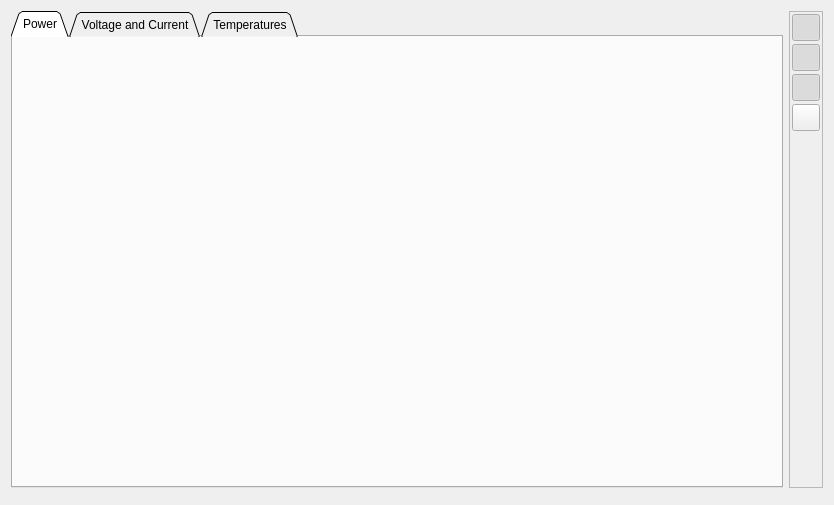
<?xml version="1.0" encoding="UTF-8"?>
<ui version="4.0">
 <class>PageRtData</class>
 <widget class="QWidget" name="PageRtData">
  <property name="geometry">
   <rect>
    <x>0</x>
    <y>0</y>
    <width>834</width>
    <height>505</height>
   </rect>
  </property>
  <property name="windowTitle">
   <string>Form</string>
  </property>
  <layout class="QVBoxLayout" name="verticalLayout_6">
   <item>
    <layout class="QHBoxLayout" name="horizontalLayout">
     <item>
      <widget class="QTabWidget" name="tabWidget">
       <property name="enabled">
        <bool>true</bool>
       </property>
       <property name="accessibleName">
        <string/>
       </property>
       <property name="tabPosition">
        <enum>QTabWidget::North</enum>
       </property>
       <property name="tabShape">
        <enum>QTabWidget::Triangular</enum>
       </property>
       <property name="currentIndex">
        <number>0</number>
       </property>
       <widget class="QWidget" name="Power">
        <attribute name="title">
         <string>Power</string>
        </attribute>
        <layout class="QVBoxLayout" name="verticalLayout_5">
         <item>
          <widget class="QCustomPlot" name="PowerGraph" native="true"/>
         </item>
        </layout>
       </widget>
       <widget class="QWidget" name="IV">
        <attribute name="title">
         <string>Voltage and Current</string>
        </attribute>
        <layout class="QVBoxLayout" name="verticalLayout_7">
         <item>
          <widget class="QCustomPlot" name="IVGraph" native="true"/>
         </item>
        </layout>
       </widget>
       <widget class="QWidget" name="Temperature">
        <attribute name="title">
         <string>Temperatures</string>
        </attribute>
        <layout class="QVBoxLayout" name="verticalLayout_4">
         <item>
          <widget class="QCustomPlot" name="TemperatureGraph" native="true"/>
         </item>
        </layout>
       </widget>
      </widget>
     </item>
     <item>
      <widget class="QFrame" name="buttonFrame">
       <property name="sizePolicy">
        <sizepolicy hsizetype="Fixed" vsizetype="Preferred">
         <horstretch>0</horstretch>
         <verstretch>0</verstretch>
        </sizepolicy>
       </property>
       <property name="frameShape">
        <enum>QFrame::StyledPanel</enum>
       </property>
       <property name="frameShadow">
        <enum>QFrame::Plain</enum>
       </property>
       <layout class="QVBoxLayout" name="verticalLayout">
        <property name="spacing">
         <number>3</number>
        </property>
        <property name="leftMargin">
         <number>2</number>
        </property>
        <property name="topMargin">
         <number>2</number>
        </property>
        <property name="rightMargin">
         <number>2</number>
        </property>
        <property name="bottomMargin">
         <number>2</number>
        </property>
        <item>
         <widget class="QToolButton" name="autoscaleButton">
          <property name="sizePolicy">
           <sizepolicy hsizetype="Fixed" vsizetype="Fixed">
            <horstretch>0</horstretch>
            <verstretch>0</verstretch>
           </sizepolicy>
          </property>
          <property name="font">
           <font>
            <pointsize>3</pointsize>
           </font>
          </property>
          <property name="toolTip">
           <string>Autoscale plots with incoming samples</string>
          </property>
          <property name="text">
           <string/>
          </property>
          <property name="icon">
           <iconset resource="../res.qrc">
            <normaloff>:/res/icons/size_off.png</normaloff>
            <normalon>:/res/icons/size_on.png</normalon>:/res/icons/size_off.png</iconset>
          </property>
          <property name="iconSize">
           <size>
            <width>20</width>
            <height>20</height>
           </size>
          </property>
          <property name="checkable">
           <bool>true</bool>
          </property>
          <property name="checked">
           <bool>true</bool>
          </property>
         </widget>
        </item>
        <item>
         <widget class="QToolButton" name="zoomHButton">
          <property name="sizePolicy">
           <sizepolicy hsizetype="Fixed" vsizetype="Fixed">
            <horstretch>0</horstretch>
            <verstretch>0</verstretch>
           </sizepolicy>
          </property>
          <property name="font">
           <font>
            <pointsize>3</pointsize>
           </font>
          </property>
          <property name="toolTip">
           <string>Enable horizontal zoom</string>
          </property>
          <property name="text">
           <string/>
          </property>
          <property name="icon">
           <iconset resource="../res.qrc">
            <normaloff>:/res/icons/expand_off.png</normaloff>
            <normalon>:/res/icons/expand_on.png</normalon>:/res/icons/expand_off.png</iconset>
          </property>
          <property name="iconSize">
           <size>
            <width>20</width>
            <height>20</height>
           </size>
          </property>
          <property name="checkable">
           <bool>true</bool>
          </property>
          <property name="checked">
           <bool>true</bool>
          </property>
         </widget>
        </item>
        <item>
         <widget class="QToolButton" name="zoomVButton">
          <property name="sizePolicy">
           <sizepolicy hsizetype="Fixed" vsizetype="Fixed">
            <horstretch>0</horstretch>
            <verstretch>0</verstretch>
           </sizepolicy>
          </property>
          <property name="font">
           <font>
            <pointsize>3</pointsize>
           </font>
          </property>
          <property name="toolTip">
           <string>Enable vertical zoom</string>
          </property>
          <property name="text">
           <string/>
          </property>
          <property name="icon">
           <iconset resource="../res.qrc">
            <normaloff>:/res/icons/expand_v_off.png</normaloff>
            <normalon>:/res/icons/expand_v_on.png</normalon>:/res/icons/expand_v_off.png</iconset>
          </property>
          <property name="iconSize">
           <size>
            <width>20</width>
            <height>20</height>
           </size>
          </property>
          <property name="checkable">
           <bool>true</bool>
          </property>
          <property name="checked">
           <bool>true</bool>
          </property>
         </widget>
        </item>
        <item>
         <widget class="QToolButton" name="rescaleButton">
          <property name="toolTip">
           <string>Rescale plots to fit</string>
          </property>
          <property name="text">
           <string/>
          </property>
          <property name="icon">
           <iconset resource="../res.qrc">
            <normaloff>:/res/icons/size_off.png</normaloff>:/res/icons/size_off.png</iconset>
          </property>
          <property name="iconSize">
           <size>
            <width>20</width>
            <height>20</height>
           </size>
          </property>
         </widget>
        </item>
        <item>
         <spacer name="verticalSpacer">
          <property name="orientation">
           <enum>Qt::Vertical</enum>
          </property>
          <property name="sizeHint" stdset="0">
           <size>
            <width>20</width>
            <height>40</height>
           </size>
          </property>
         </spacer>
        </item>
       </layout>
      </widget>
     </item>
    </layout>
   </item>
   <item>
    <widget class="RtDataText" name="rtText" native="true"/>
   </item>
  </layout>
 </widget>
 <customwidgets>
  <customwidget>
   <class>QCustomPlot</class>
   <extends>QWidget</extends>
   <header>widgets/qcustomplot.h</header>
   <container>1</container>
  </customwidget>
  <customwidget>
   <class>RtDataText</class>
   <extends>QWidget</extends>
   <header>widgets/rtdatatext.h</header>
   <container>1</container>
  </customwidget>
 </customwidgets>
 <resources>
  <include location="../res.qrc"/>
 </resources>
 <connections/>
</ui>
